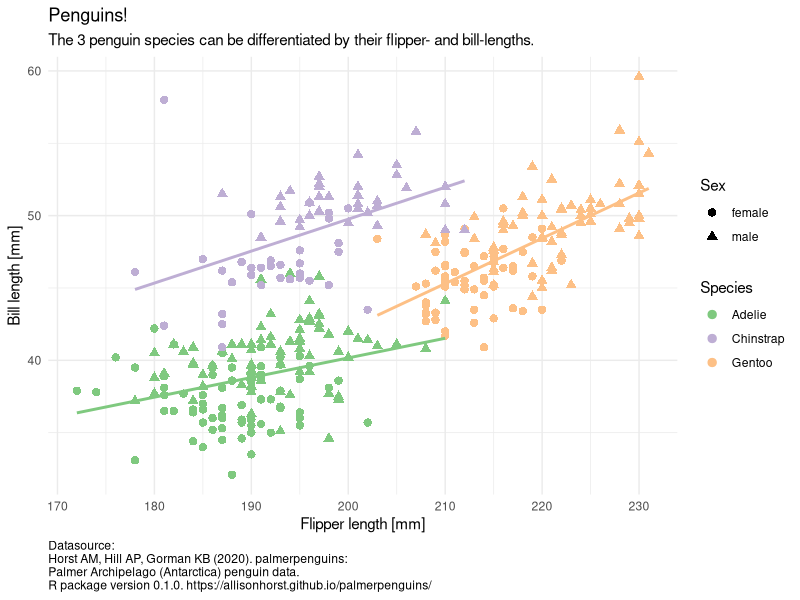

Source code (R):
## ---- chunk 1
#| echo: FALSE
#| fig-cap: One of the plots we will be creating in the first lecture.
library(tidyverse)
library(palmerpenguins)

penguins |>
  drop_na() |>
  ggplot(aes(flipper_length_mm, bill_length_mm,
                     color = species,
                     shape = sex)) +
  geom_point(size = 2.5) +
  geom_smooth(aes(group = species), method = "lm", se = FALSE,
              show.legend = FALSE) +
  labs(x = "Flipper length [mm]",
       y = "Bill length [mm]",
       title = "Penguins!",
       subtitle = "The 3 penguin species can be differentiated by their flipper- and bill-lengths.",
       caption = "Datasource:\nHorst AM, Hill AP, Gorman KB (2020). palmerpenguins:\nPalmer Archipelago (Antarctica) penguin data.\nR package version 0.1.0. https://allisonhorst.github.io/palmerpenguins/",
       color = "Species",
       shape = "Sex") +
  theme_minimal() +
  scale_color_brewer(type = "qual") +
  theme(plot.caption = element_text(hjust = 0))
